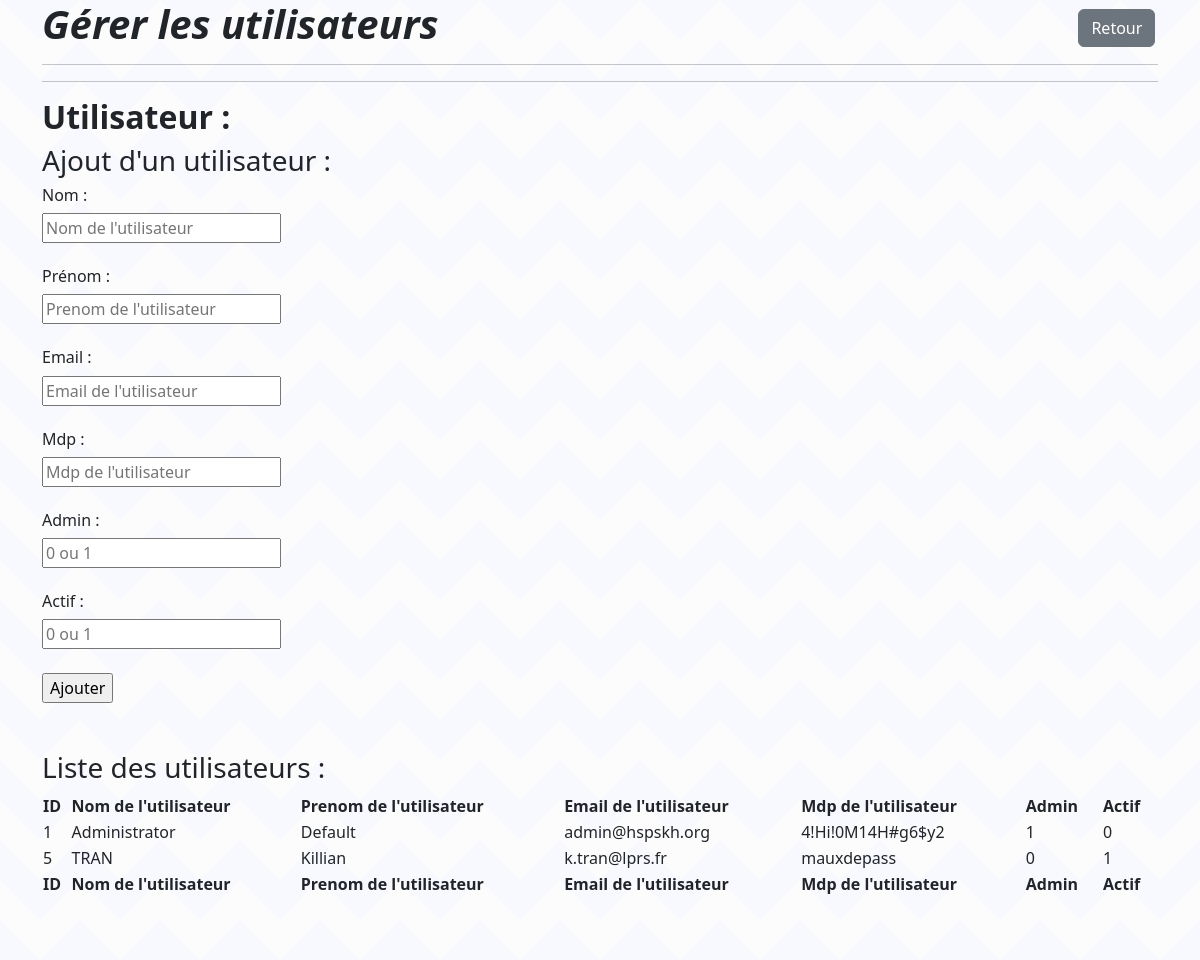
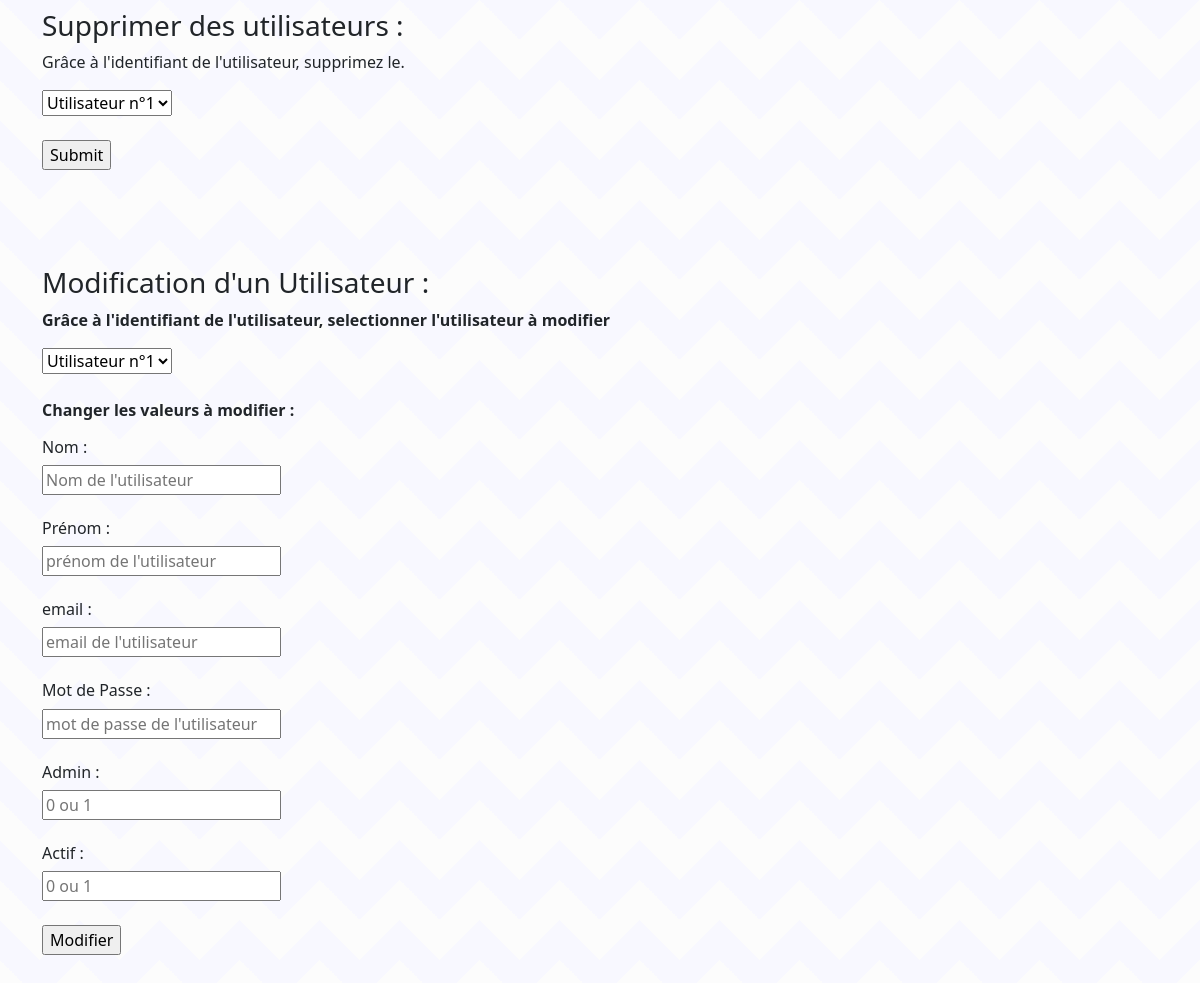
/vue/panelAdmin/utilisateur.php, run on the app's committed database (2 pictures, top to bottom).
### tables this page shows
CREATE TABLE IF NOT EXISTS `utilisateur` (
  `id_utilisateur` int(11) NOT NULL AUTO_INCREMENT,
  `nom` varchar(100) NOT NULL,
  `prenom` varchar(100) NOT NULL,
  `email` varchar(100) NOT NULL,
  `mdp` varchar(100) NOT NULL,
  `admin` tinyint(1) NOT NULL,
  `actif` tinyint(1) NOT NULL,
  PRIMARY KEY (`id_utilisateur`)
);

### src/bdd/Database.php (called while the page is built, shortened)
<?php
class Database
{
    private $host;
    private $dbname;
    private $user;
    private $pwd;
    public function __construct()
    {
        $this->host = "localhost";
        $this->dbname = "hsp-skh";
        $this->user = "root";
        $this->pwd = "";
    }
    public function getBdd()
    {
        return $this->bdd = new PDO("mysql:host=".$this->host.";dbname=".$this->dbname,$this->user,$this->pwd);
    }
}

### src/modele/Utilisateur.php (called while the page is built, shortened)
<?php
class Utilisateur
{
    public function selectUtilisateur($bdd){
        $sel = $bdd->getBdd()->prepare("SELECT * FROM utilisateur");
        $sel->execute();
        $result = $sel->fetchAll();
        return $result;
    }
}

### vue/panelAdmin/utilisateur.php (the view, shortened to what this page needs)
<?php
require_once '../../src/bdd/Database.php';
require_once '../../src/modele/Utilisateur.php';
?>
<!DOCTYPE html>
<html>
<head>
    <link rel="stylesheet" href="../assets/css/styles.css">
    <link href="https://cdn.jsdelivr.net/npm/select2@4.1.0-rc.0/dist/css/select2.min.css" rel="stylesheet" />
    <link rel="stylesheet" type="text/css" href="https://cdn.datatables.net/1.11.4/css/jquery.dataTables.css">
    <link href="https://cdn.jsdelivr.net/npm/bootstrap@5.2.1/dist/css/bootstrap.min.css" rel="stylesheet"
>
</head>
<body>
<div class="container">
    <div class="content">
        <h1><strong><i></i></strong><a href="homeAdmin.php"><button class="btn btn-secondary" type="button">Retour</button></a></h1>
        <hr>
        <hr>
        <h2><strong>Utilisateur :</strong></h2>
        <h3>Ajout d'un utilisateur : </h3>
        <form action="../../src/traitement/add_user.php" method="post">
            <h6>Nom : </h6>
            <input type="text" name="nom" placeholder="Nom de l'utilisateur"> <br><br>
            <h6>Prénom :</h6>
            <input type="text" name="prenom" placeholder="Prenom de l'utilisateur"> <br><br>
            <h6>Email :</h6>
            <input type="text" name="email" placeholder="Email de l'utilisateur"> <br><br>
            <h6>Mdp :</h6>
            <input type="text" name="mdp" placeholder="Mdp de l'utilisateur"> <br><br>
            <h6>Admin :</h6>
            <input type="number" name="admin" placeholder="0 ou 1"> <br><br>
            <h6>Actif :</h6>
            <input type="number" name="actif" placeholder="0 ou 1"> <br><br>
            <input type="submit" value="Ajouter">
        </form>
        <br><br>
        <h3>Liste des utilisateurs :</h3>
        <?php
        $liste = new Utilisateur(array());
        $bdd = new Database();
        $res = $liste->selectUtilisateur($bdd);
        ?>
        <table id="table" class="display" style="width:100%">
            <thead>
            <tr>
                <th>ID</th>
                <th>Nom de l'utilisateur</th>
                <th>Prenom de l'utilisateur</th>
                <th>Email de l'utilisateur</th>
                <th>Mdp de l'utilisateur</th>
                <th>Admin</th>
                <th>Actif</th>
            </tr>
            </thead>
            <tbody>
            <?php foreach ($res as $value){ ?>
                <tr>
                    <td><?php echo $value['id_utilisateur'];?></td>
                    <td><?php echo $value['nom'];?></td>
                    <td><?php echo $value['prenom'];?></td>
                    <td><?php echo $value['email'];?></td>
                    <td><?php echo $value['mdp'];?></td>
                    <td><?php echo $value['admin'];?></td>
                    <td><?php echo $value['actif'];?></td>
                </tr>
            <?php } ?>
            </tbody>
            <tfoot>
            <tr>
                <th>ID</th>
                <th>Nom de l'utilisateur</th>
                <th>Prenom de l'utilisateur</th>
                <th>Email de l'utilisateur</th>
                <th>Mdp de l'utilisateur</th>
                <th>Admin</th>
                <th>Actif</th>
            </tr>
            </tfoot>
        </table>
        <br> <br>
        <form action="../../src/traitement/delete_user.php" method="post">
            <br>
            <h3>Supprimer des utilisateurs : </h3>
            <p>Grâce à l'identifiant de l'utilisateur, supprimez le.</p>
            <select class="js2" name="id" id="id">
                <?php
                foreach ($res as $value){
                    ?>
                    <option value="<?php echo $value['id_utilisateur'] ?>">Utilisateur n°<?php echo $value['id_utilisateur'];?></option>
                    <?php
                }
                ?>
            </select>
            <br><br>
            <input type="submit">
        </form>
        <br><br>
    </div>
    <br>
    <div>
        <br>
        <h3>Modification d'un Utilisateur : </h3>
        <form action="../../src/traitement/edit_user.php" method="post">
            <strong><p>Grâce à l'identifiant de l'utilisateur, selectionner l'utilisateur à modifier</p></strong>
            <select class="js2" name="id" id="id">
                <?php
                foreach ($res as $value){
                    ?>
                    <option value="<?php echo $value['id_utilisateur']  ?>">Utilisateur n°<?php echo $value['id_utilisateur'];?></option>
                    <?php
                }
                ?>
            </select>
            <br><br>
            <strong><p>Changer les valeurs à modifier : </p></strong>
            <h6>Nom : </h6>
            <input type="text" name="nom" placeholder="Nom de l'utilisateur"> <br><br>
            <h6>Prénom :</h6>
            <input type="text" name="prenom" placeholder="prénom de l'utilisateur"> <br><br>
            <h6>email :</h6>
            <input type="text" name="email" placeholder="email de l'utilisateur"> <br><br>
            <h6>Mot de Passe :</h6>
            <input type="text" name="mdp" placeholder="mot de passe de l'utilisateur"> <br><br>
            <h6>Admin :</h6>
            <input type="text" name="admin" placeholder="0 ou 1"> <br><br>
            <h6>Actif :</h6>
            <input type="text" name="actif" placeholder="0 ou 1"> <br><br>
            <input type="submit" value="Modifier">
        </form>
    </div>
</div>
<br><br>
</body>

### assets/css/styles.css (style rules this page uses)
a { color: inherit; text-decoration: inherit; }

### vue/panelAdmin/utilisateur.php (style rules this page uses)
body { background-color: #fcfcfc; background-image: linear-gradient(135deg, #f8f8ff 25%, transparent 25%), linear-gradient(225deg, #f8f8ff 25%, transparent 25%), linear-gradient(45deg, #f8f8ff 25%, transparent 25%), linear-gradient(315deg, #f8f8ff 25%, #fcfcfc 25%); background-position: 40px 0, 40px 0, 0 0, 0 0; background-size: 80px 80px; background-repeat: repeat; }

### data on the page
utilisateur: id_utilisateur "1", nom "Administrator", prenom "Default", email "admin@hspskh.org", mdp "4!Hi!0M14H#g6$y2", admin "1", actif "0"
utilisateur: id_utilisateur "5", nom "TRAN", prenom "Killian", email "k.tran@lprs.fr", mdp "mauxdepass", admin "0", actif "1"
